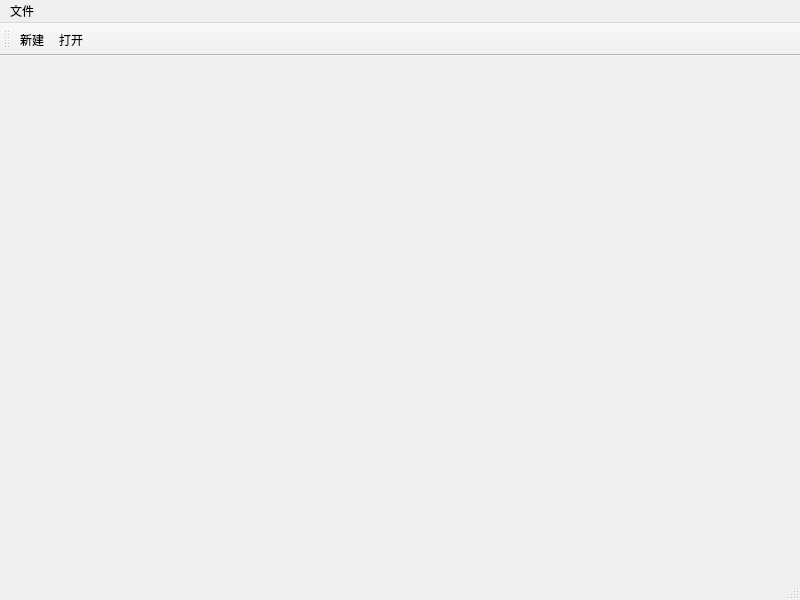
<?xml version="1.0" encoding="UTF-8"?>
<ui version="4.0">
 <class>MainWindow</class>
 <widget class="QMainWindow" name="MainWindow">
  <property name="geometry">
   <rect>
    <x>0</x>
    <y>0</y>
    <width>800</width>
    <height>600</height>
   </rect>
  </property>
  <property name="windowTitle">
   <string>MainWindow</string>
  </property>
  <widget class="QWidget" name="centralwidget"/>
  <widget class="QMenuBar" name="menubar">
   <property name="geometry">
    <rect>
     <x>0</x>
     <y>0</y>
     <width>800</width>
     <height>23</height>
    </rect>
   </property>
   <widget class="QMenu" name="menu">
    <property name="title">
     <string>文件</string>
    </property>
    <addaction name="actionNew"/>
    <addaction name="separator"/>
    <addaction name="actionOpen"/>
   </widget>
   <addaction name="menu"/>
  </widget>
  <widget class="QStatusBar" name="statusBar"/>
  <widget class="QToolBar" name="toolBar">
   <property name="windowTitle">
    <string>toolBar</string>
   </property>
   <attribute name="toolBarArea">
    <enum>TopToolBarArea</enum>
   </attribute>
   <attribute name="toolBarBreak">
    <bool>false</bool>
   </attribute>
   <addaction name="actionNew"/>
   <addaction name="actionOpen"/>
  </widget>
  <action name="actionNew">
   <property name="text">
    <string>新建</string>
   </property>
  </action>
  <action name="actionOpen">
   <property name="text">
    <string>打开</string>
   </property>
  </action>
 </widget>
 <resources/>
 <connections/>
</ui>
